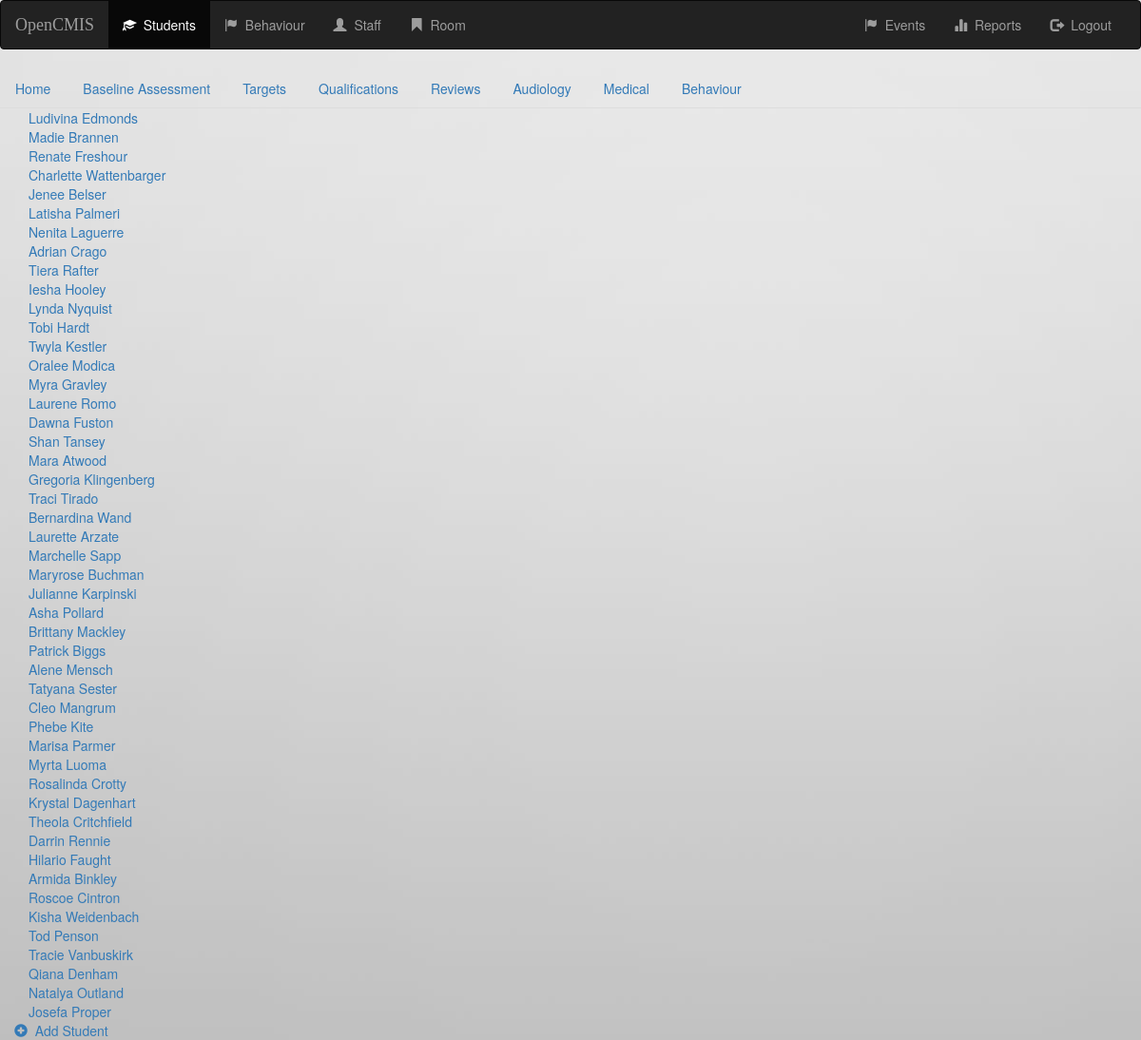
Before: /opencmis/student/ with the older database file.
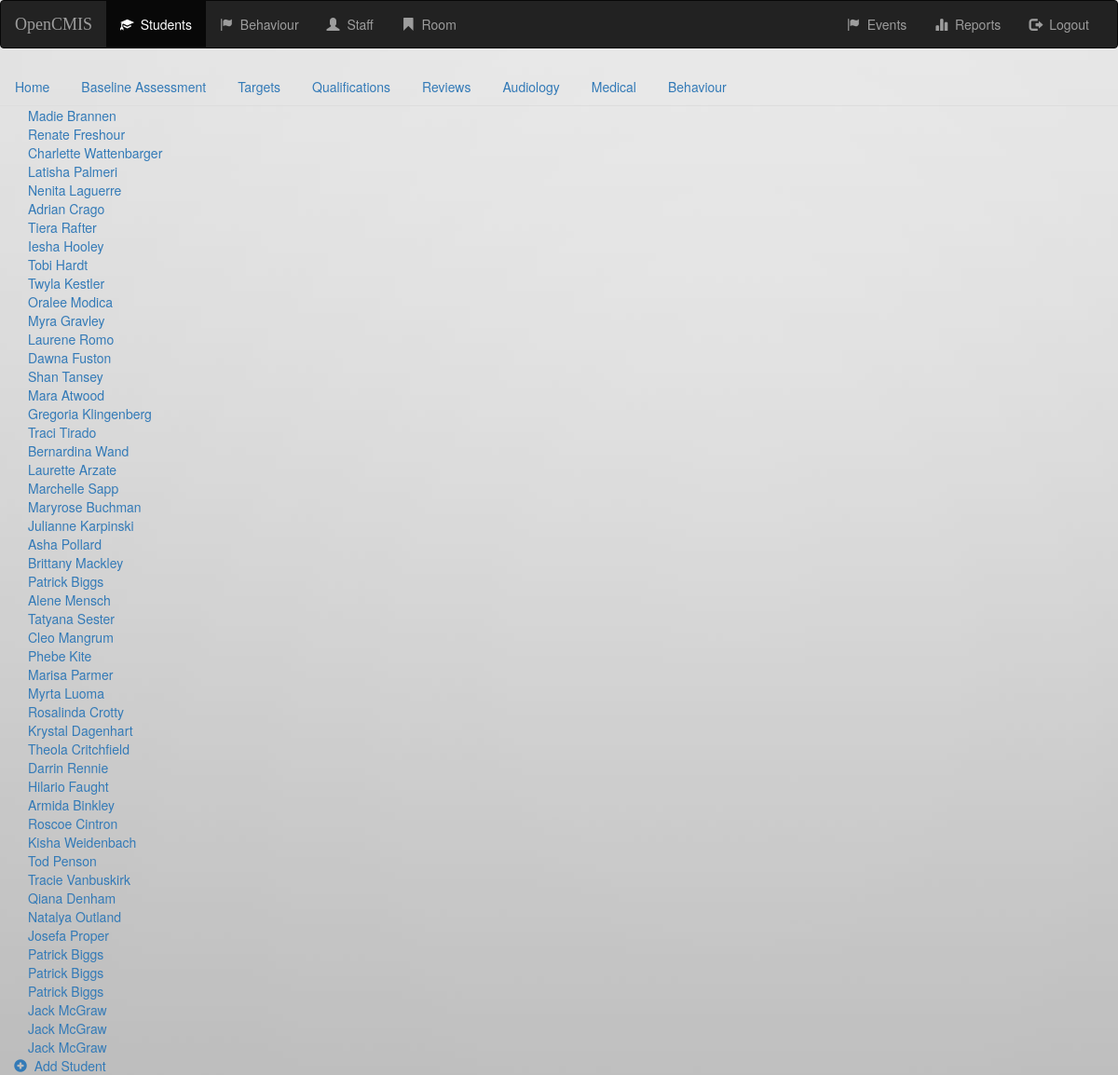
After: the same page with the newer database file.
### opencmis/models.py (models this page shows, shortened)
class Student(models.Model):
    gender_choices = (('M', 'Male'), ('F', 'Female'))
    first_name = models.CharField(max_length=50, blank=False)
    last_name = models.CharField(max_length=30, blank=False)
    gender = models.CharField(max_length=1, choices=gender_choices, default='M')
    date_of_birth = models.DateField(blank=False)
    ULN = models.CharField(max_length=10, blank=True)
    house = models.CharField(max_length=50, blank=True)
    road = models.CharField(max_length=50, blank=True)
    area = models.CharField(max_length=50, blank=True)
    town = models.CharField(max_length=50, blank=True)
    post_code = models.CharField(max_length=12, blank=True)
    photo = models.FileField(blank=True)
    def __str__(self):
        return '%s %s' % (self.first_name, self.last_name)

### opencmis/views.py (the view)
# urls.py: url(r'student/$', views.IndexView.as_view(), name='index'),
class IndexView(generic.ListView):
    template_name = 'opencmis/index.html'
    context_object_name = 'all_students'
    def get_queryset(self):
        return Student.objects.all()

### opencmis/templates/opencmis/index.html (shortened to what this page needs)
{% extends 'opencmis/base.html' %}
{% block body %}
    <div class="container-fluid">
            {% if all_students %}
                {% for student in all_students %}
                    <a href="{% url 'opencmis:detail' student.id %}">{{student}}</a><br>
                {% endfor %}
            {% else %}
            <div class="alert alert-warning" role="alert">
                <strong>There are no student records to display.</strong>
            </div>
            {% endif %}
            <div class="row">
                    <a href="{% url 'opencmis:student-create' %}"><span class="glyphicon glyphicon-plus-sign" area-hidden="true"></span>&nbsp;&nbsp;Add Student</a>
            </div>
        </div>
    </div>
{% endblock %}

### opencmis/templates/opencmis/base.html (shortened to what this page needs)
<!DOCTYPE html>
<html lang="en">
<head>
    {% load staticfiles %}
    <link rel="stylesheet" href="https://maxcdn.bootstrapcdn.com/bootstrap/3.3.7/css/bootstrap.min.css">
    <link rel="stylesheet" type="text/css" href="{% static 'opencmis/style.css' %}"/>
</head>
<body>
    <nav class="navbar navbar-inverse">
        <div class="container-fluid">
            <div class="navbar-header">
                <a class="navbar-brand" href="{% url 'opencmis:index' %}">OpenCMIS</a>
            </div>
            <div class="collapse navbar-collapse" id="topNavBar">
                <ul class="nav navbar-nav">
                    <li class="active">
                        <a href="{% url 'opencmis:index' %}">
                            <span class="glyphicon glyphicon-education" area-hidden="true"></span>&nbsp;&nbsp;Students
                        </a>
                    </li>
                    <li class="">
                        <a href="#">
                            <span class="glyphicon glyphicon-flag" area-hidden="true"></span>&nbsp;&nbsp;Behaviour
                        </a>
                    </li>
                    <li class="">
                        <a href="#">
                            <span class="glyphicon glyphicon-user" area-hidden="true"></span>&nbsp;&nbsp;Staff
                        </a>
                    </li>
                    <li class="">
                        <a href="#">
                            <span class="glyphicon glyphicon-bookmark" area-hidden="true"></span>&nbsp;&nbsp;Room
                        </a>
                    </li>
                </ul>
                <ul class="nav navbar-nav navbar-right">
                    <li class="">
                        <a href="#">
                            <span class="glyphicon glyphicon-flag" area-hidden="true"></span>&nbsp;&nbsp;Events
                        </a>
                    </li>
                    <li class="">
                        <a href="#">
                            <span class="glyphicon glyphicon-stats" area-hidden="true"></span>&nbsp;&nbsp;Reports
                        </a>
                    </li>
                    <li class="">
                        <a href="#">
                            <span class="glyphicon glyphicon-log-out" area-hidden="true"></span>&nbsp;&nbsp;Logout
                        </a>
                    </li>
                </ul>
            </div>
        </div>
    </nav>
    <ul class="nav nav-tabs">
        <li class="{% block home-active %}{% endblock %}"><a href="{% url 'opencmis:detail' student.id %}">Home</a></li>
        <li class="{% block baseline-active %}{% endblock %}"><a href="#">Baseline Assessment</a></li>
        <li class="{% block target-active %}{% endblock %}"><a href="#">Targets</a></li>
        <li class="{% block qualification-active %}{% endblock %}"><a href="{% url 'opencmis:student-qualification' student.id %}">Qualifications</a></li>
        <li class="{% block review-active %}{% endblock %}"><a href="#">Reviews</a></li>
        <li class="{% block audiology-active %}{% endblock %}"><a href="#">Audiology</a></li>
        <li class="{% block medical-active %}{% endblock %}"><a href="#">Medical</a></li>
        <li class="{% block behaviour-active %}{% endblock %}"><a href="{% url 'opencmis:behaviour-index' student.id %}">Behaviour</a></li>
    </ul>
    <div class="container-fluid">
        <span class="span10">
            {% block body %}
            {% endblock %}
</body>
</html>

### static/opencmis/style.css (style rules this page uses)
body { background: white url("images/website-background.jpg") }
.navbar-brand { font-family: Righteous sans-serif; }

Changed rows visible on the page:
removed Student: first_name+last_name "Ludivina Edmonds"
removed Student: first_name+last_name "Jenee Belser"
removed Student: first_name+last_name "Lynda Nyquist"
added Student: first_name+last_name "Patrick Biggs"
added Student: first_name+last_name "Patrick Biggs"
added Student: first_name+last_name "Patrick Biggs"
added Student: first_name+last_name "Jack McGraw"
added Student: first_name+last_name "Jack McGraw"
added Student: first_name+last_name "Jack McGraw"
